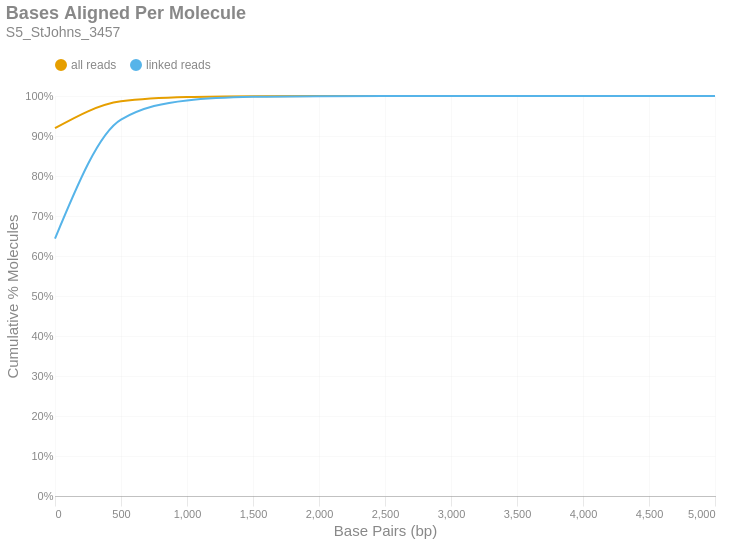

Notebook cell for this chart:
### Markdown cell above
### Bases Aligned Per Molecule
This is a cumulative frequency distribution showing the number of base pairs aligned per unique molecule. These data are shown in 500 bp bins. There are two distributions: one with `all reads` (yellow) and another with only `linked reads` (blue). The percent of molecules in the `linked reads` distribution is relative to the total number of linked molecules.

### Code cell
if SKIPLR:
    print_html(f"Skipped")
else:
    binned_df = consolidated_hist(valids['aligned_bp'], mask, 500, True)
    with SafeRender(binned_df):
        (
            density_plot(binned_df, 'Bases Aligned Per Molecule', samplename, 'basesper')
            .encode(
                x=alt.X('bin:Q', title="Base Pairs (bp)").axis(tickMinStep=500).scale(padding=0),
                y=alt.Y('value:Q', title='Cumulative % Molecules')
                    .axis(format='%')
                    .scale(domain = [0,1])
                    .stack(False),
                color=alt.Color("key:N").scale(domain = ["all reads", "linked reads"]),
                tooltip = [
                    alt.Tooltip("key:N", title = "Data Type"),
                    alt.Tooltip("range_label:N", title="Bases Aligned Per Molecule"),
                    alt.Tooltip("value:Q", format = ".2%", title="% Molecules (Cum.)")
                ]
            )
        ).display()

### Figure 1 — Vega-Lite specification as saved in the notebook (floating-point values rounded to 4 significant figures)
{"width": "container", "height": 400, "config": {"title": {"anchor": "start", "dy": -15, "fontSize": 18, "color": "#888888", "subtitleColor": "#888888", "subtitleFontSize": 14}, "arc": {"fill": "#0072B2"}, "axis": {"domainColor": "#888888", "domainWidth": 0.5, "gridWidth": 0.2, "grid": false, "titleFontWeight": 400, "titleFontSize": 15, "labelFontSize": 11, "labelColor": "#888888", "tickColor": "#888888", "tickWidth": 0.2, "titleColor": "#888888"}, "axisBand": {"grid": false}, "axisX": {"grid": true, "tickSize": 10, "domainCap": "round"}, "axisY": {"domain": false, "grid": true, "tickSize": 0, "domainCap": "round"}, "background": "transparent", "header": {"labelFontSize": 15, "labelColor": "#888888", "titleFontSize": 15, "titleFontWeight": 600, "titleColor": "#888888"}, "legend": {"labelFont": "sans-serif", "labelFontSize": 12, "labelColor": "#888888", "symbolSize": 100, "symbolType": "circle", "titleFontSize": 12, "titlePadding": 10, "titleColor": "#888888", "title": null, "orient": "top"}, "range": {"category": ["#E69F00", "#56B4E9", "#009E73", "#F0E442", "#0072B2", "#D55E00", "#CC79A7", "#000000"], "diverging": ["#cfe8f3", "#a2d4ec", "#73bfe2", "#46abdb", "#1696d2", "#12719e"]}, "area": {"fill": "#0072B2", "fillOpacity": 0.7, "line": true, "strokeOpacity": 0.7}, "line": {"color": "#0072B2", "stroke": "#0072B2", "strokeWidth": 2}, "trail": {"color": "#0072B2", "stroke": "#0072B2", "strokeWidth": 0, "size": 1}, "point": {"filled": true, "fillOpacity": 1.0, "size": 95}, "text": {"color": "#888888", "fontSize": 11, "align": "right", "fontWeight": 400, "size": 11}, "bar": {"fill": "#0072B2", "stroke": null}, "view": {"stroke": null, "continuousWidth": 660, "continuousHeight": 400}}, "data": {"name": "data-509c22d4c16fd6689662583ce156fa42"}, "mark": {"type": "line", "interpolate": "monotone", "point": {"opacity": 0, "size": 275}}, "encoding": {"color": {"field": "key", "scale": {"domain": ["all reads", "linked reads"]}, "type": "nominal"}, "tooltip": [{"field": "key", "title": "Data Type", "type": "nominal"}, {"field": "range_label", "title": "Bases Aligned Per Molecule", "type": "nominal"}, {"field": "value", "format": ".2%", "title": "% Molecules (Cum.)", "type": "quantitative"}], "x": {"axis": {"tickMinStep": 500}, "field": "bin", "scale": {"padding": 0}, "title": "Base Pairs (bp)", "type": "quantitative"}, "y": {"axis": {"format": "%"}, "field": "value", "scale": {"domain": [0, 1]}, "stack": false, "title": "Cumulative % Molecules", "type": "quantitative"}}, "params": [{"name": "param_c36ac31b6afebe62", "select": {"type": "point", "fields": ["key"]}, "bind": "legend"}], "title": {"text": "Bases Aligned Per Molecule", "subtitle": "S5_StJohns_3457"}, "transform": [{"fold": ["all reads (cumsum)", "linked reads (cumsum)"]}, {"calculate": "replace(datum.key, ' (cumsum)', '')", "as": "key"}, {"filter": {"param": "param_c36ac31b6afebe62"}}], "usermeta": {"embedOptions": {"downloadFileName": "S5_StJohns_3457.basesper"}}, "$schema": "https://vega.github.io/schema/vega-lite/v6.1.0.json", "datasets": {"data-509c22d4c16fd6689662583ce156fa42": [{"bin": "0.0", "interval": "0.0-500.0", "all reads": 0.9195, "linked reads": 0.6437, "all reads (cumsum)": 0.9195, "linked reads (cumsum)": 0.6437, "range_label": "0-499"}, {"bin": "500.0", "interval": "500.0-1000.0", "all reads": 0.06725, "linked reads": 0.2974, "all reads (cumsum)": 0.9867, "linked reads (cumsum)": 0.941, "range_label": "500-999"}, {"bin": "1000.0", "interval": "1000.0-1500.0", "all reads": 0.0108, "linked reads": 0.048, "all reads (cumsum)": 0.9975, "linked reads (cumsum)": 0.989, "range_label": "1000-1499"}, {"bin": "1500.0", "interval": "1500.0-2000.0", "all reads": 0.001982, "linked reads": 0.008812, "all reads (cumsum)": 0.9995, "linked reads (cumsum)": 0.9978, "range_label": "1500-1999"}, {"bin": "2000.0", "interval": "2000.0-2500.0", "all reads": 0.0003867, "linked reads": 0.001719, "all reads (cumsum)": 0.9999, "linked reads (cumsum)": 0.9996, "range_label": "2000-2499"}, {"bin": "2500.0", "interval": "2500.0-3000.0", "all reads": 7.463e-05, "linked reads": 0.0003317, "all reads (cumsum)": 1.0, "linked reads (cumsum)": 0.9999, "range_label": "2500-2999"}, {"bin": "3000.0", "interval": "3000.0-3500.0", "all reads": 1.626e-05, "linked reads": 7.227e-05, "all reads (cumsum)": 1.0, "linked reads (cumsum)": 1.0, "range_label": "3000-3499"}, {"bin": "3500.0", "interval": "3500.0-4000.0", "all reads": 5.264e-06, "linked reads": 2.34e-05, "all reads (cumsum)": 1.0, "linked reads (cumsum)": 1.0, "range_label": "3500-3999"}, {"bin": "4000.0", "interval": "4000.0-4500.0", "all reads": 1.287e-06, "linked reads": 5.719e-06, "all reads (cumsum)": 1.0, "linked reads (cumsum)": 1.0, "range_label": "4000-4499"}, {"bin": "4500.0", "interval": "4500.0-5000.0", "all reads": 4.679e-07, "linked reads": 2.08e-06, "all reads (cumsum)": 1.0, "linked reads (cumsum)": 1.0, "range_label": "4500-4999"}, {"bin": "5000.0", "interval": "5000.0-5500.0", "all reads": 1.17e-07, "linked reads": 5.199e-07, "all reads (cumsum)": 1.0, "linked reads (cumsum)": 1.0, "range_label": "5000-5499"}]}}
